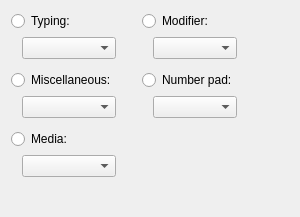
     <widget class="QWidget" name="keyTab">
      <property name="sizePolicy">
       <sizepolicy hsizetype="Expanding" vsizetype="Preferred">
        <horstretch>0</horstretch>
        <verstretch>0</verstretch>
       </sizepolicy>
      </property>
      <attribute name="title">
       <string>Keyboard</string>
      </attribute>
      <layout class="QGridLayout" name="gridLayout_2">
       <property name="bottomMargin">
        <number>0</number>
       </property>
       <item row="6" column="4">
        <widget class="QComboBox" name="numBox">
         <property name="sizePolicy">
          <sizepolicy hsizetype="Expanding" vsizetype="Fixed">
           <horstretch>0</horstretch>
           <verstretch>0</verstretch>
          </sizepolicy>
         </property>
         <item>
          <property name="text">
           <string/>
          </property>
         </item>
        </widget>
       </item>
       <item row="1" column="1">
        <widget class="QComboBox" name="typingBox">
         <property name="sizePolicy">
          <sizepolicy hsizetype="Expanding" vsizetype="Fixed">
           <horstretch>0</horstretch>
           <verstretch>0</verstretch>
          </sizepolicy>
         </property>
         <item>
          <property name="text">
           <string/>
          </property>
         </item>
        </widget>
       </item>
       <item row="6" column="1">
        <widget class="QComboBox" name="fnBox">
         <property name="sizePolicy">
          <sizepolicy hsizetype="Expanding" vsizetype="Fixed">
           <horstretch>0</horstretch>
           <verstretch>0</verstretch>
          </sizepolicy>
         </property>
         <item>
          <property name="text">
           <string/>
          </property>
         </item>
        </widget>
       </item>
       <item row="9" column="1">
        <spacer name="verticalSpacer_10">
         <property name="orientation">
          <enum>Qt::Vertical</enum>
         </property>
         <property name="sizeType">
          <enum>QSizePolicy::Fixed</enum>
         </property>
         <property name="sizeHint" stdset="0">
          <size>
           <width>0</width>
           <height>5</height>
          </size>
         </property>
        </spacer>
       </item>
       <item row="15" column="2">
        <spacer name="verticalSpacer_3">
         <property name="orientation">
          <enum>Qt::Vertical</enum>
         </property>
         <property name="sizeHint" stdset="0">
          <size>
           <width>20</width>
           <height>40</height>
          </size>
         </property>
        </spacer>
       </item>
       <item row="1" column="3">
        <spacer name="horizontalSpacer_2">
         <property name="orientation">
          <enum>Qt::Horizontal</enum>
         </property>
         <property name="sizeType">
          <enum>QSizePolicy::Fixed</enum>
         </property>
         <property name="sizeHint" stdset="0">
          <size>
           <width>5</width>
           <height>20</height>
          </size>
         </property>
        </spacer>
       </item>
       <item row="0" column="0" colspan="2">
        <widget class="QRadioButton" name="typingButton">
         <property name="text">
          <string>Typing:</string>
         </property>
         <property name="autoExclusive">
          <bool>false</bool>
         </property>
        </widget>
       </item>
       <item row="1" column="4">
        <widget class="QComboBox" name="modBox">
         <property name="sizePolicy">
          <sizepolicy hsizetype="Expanding" vsizetype="Fixed">
           <horstretch>0</horstretch>
           <verstretch>0</verstretch>
          </sizepolicy>
         </property>
         <item>
          <property name="text">
           <string/>
          </property>
         </item>
        </widget>
       </item>
       <item row="1" column="0">
        <spacer name="horizontalSpacer_3">
         <property name="orientation">
          <enum>Qt::Horizontal</enum>
         </property>
         <property name="sizeType">
          <enum>QSizePolicy::Fixed</enum>
         </property>
         <property name="sizeHint" stdset="0">
          <size>
           <width>5</width>
           <height>20</height>
          </size>
         </property>
        </spacer>
       </item>
       <item row="10" column="0" colspan="2">
        <widget class="QRadioButton" name="mediaButton">
         <property name="text">
          <string>Media:</string>
         </property>
         <property name="autoExclusive">
          <bool>false</bool>
         </property>
        </widget>
       </item>
       <item row="2" column="1">
        <spacer name="verticalSpacer_4">
         <property name="orientation">
          <enum>Qt::Vertical</enum>
         </property>
         <property name="sizeType">
          <enum>QSizePolicy::Fixed</enum>
         </property>
         <property name="sizeHint" stdset="0">
          <size>
           <width>20</width>
           <height>5</height>
          </size>
         </property>
        </spacer>
       </item>
       <item row="1" column="5" colspan="2">
        <spacer name="horizontalSpacer_9">
         <property name="orientation">
          <enum>Qt::Horizontal</enum>
         </property>
         <property name="sizeHint" stdset="0">
          <size>
           <width>0</width>
           <height>20</height>
          </size>
         </property>
        </spacer>
       </item>
       <item row="1" column="2">
        <spacer name="horizontalSpacer_4">
         <property name="orientation">
          <enum>Qt::Horizontal</enum>
         </property>
         <property name="sizeHint" stdset="0">
          <size>
           <width>0</width>
           <height>20</height>
          </size>
         </property>
        </spacer>
       </item>
       <item row="0" column="3" colspan="2">
        <widget class="QRadioButton" name="modButton">
         <property name="text">
          <string>Modifier:</string>
         </property>
        </widget>
       </item>
       <item row="5" column="0" colspan="2">
        <widget class="QRadioButton" name="fnButton">
         <property name="text">
          <string>Miscellaneous:</string>
         </property>
         <property name="autoExclusive">
          <bool>false</bool>
         </property>
        </widget>
       </item>
       <item row="11" column="1">
        <widget class="QComboBox" name="mediaBox">
         <property name="sizePolicy">
          <sizepolicy hsizetype="Expanding" vsizetype="Fixed">
           <horstretch>0</horstretch>
           <verstretch>0</verstretch>
          </sizepolicy>
         </property>
         <item>
          <property name="text">
           <string/>
          </property>
         </item>
        </widget>
       </item>
       <item row="5" column="3" colspan="2">
        <widget class="QRadioButton" name="numButton">
         <property name="text">
          <string>Number pad:</string>
         </property>
         <property name="autoExclusive">
          <bool>false</bool>
         </property>
        </widget>
       </item>
       <item row="1" column="7">
        <spacer name="horizontalSpacer_17">
         <property name="orientation">
          <enum>Qt::Horizontal</enum>
         </property>
         <property name="sizeHint" stdset="0">
          <size>
           <width>40</width>
           <height>20</height>
          </size>
         </property>
        </spacer>
       </item>
      </layout>
     </widget>
